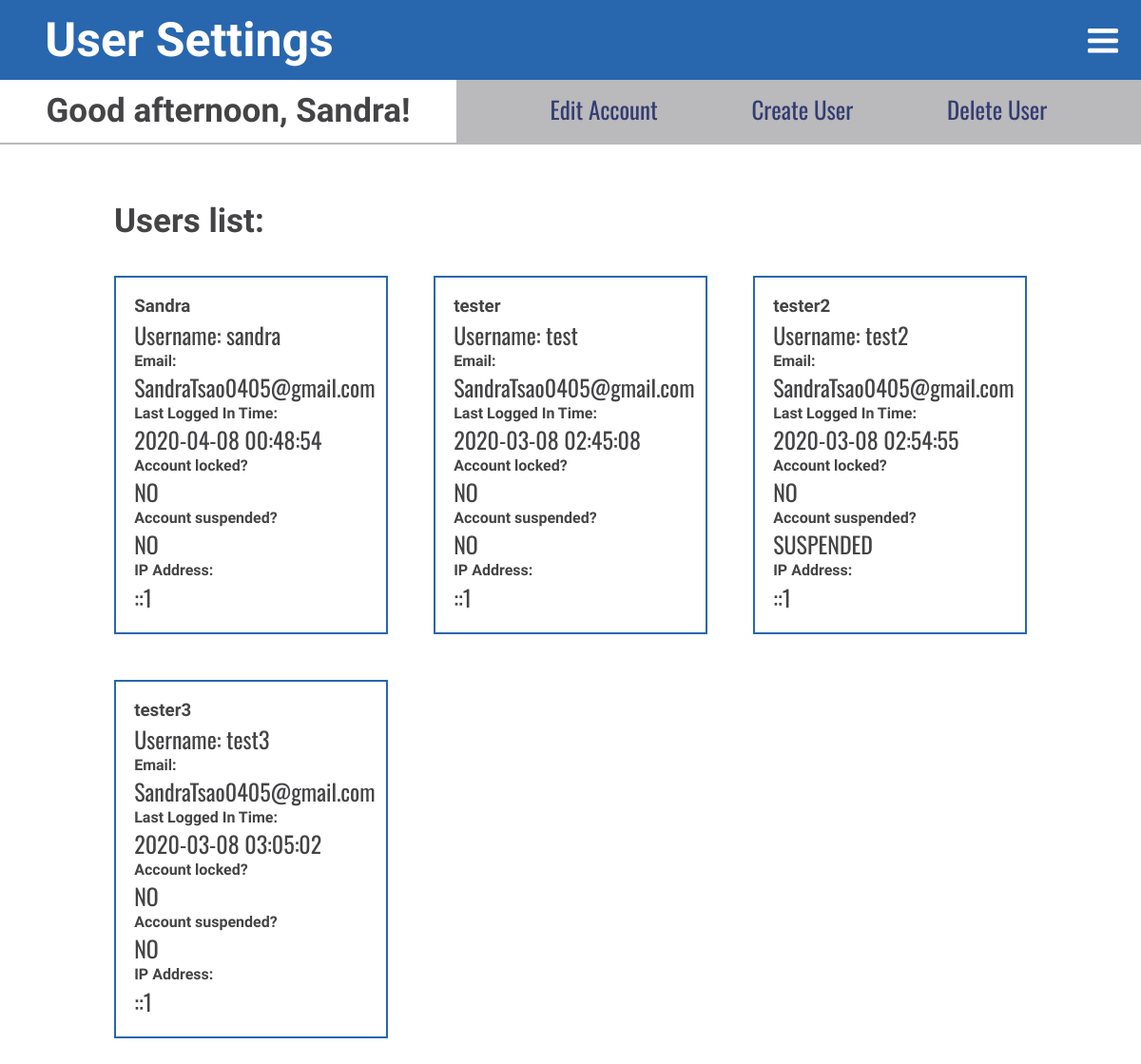
Before: /includes/admin/admin_user_page.php (signed in) with the older database file.
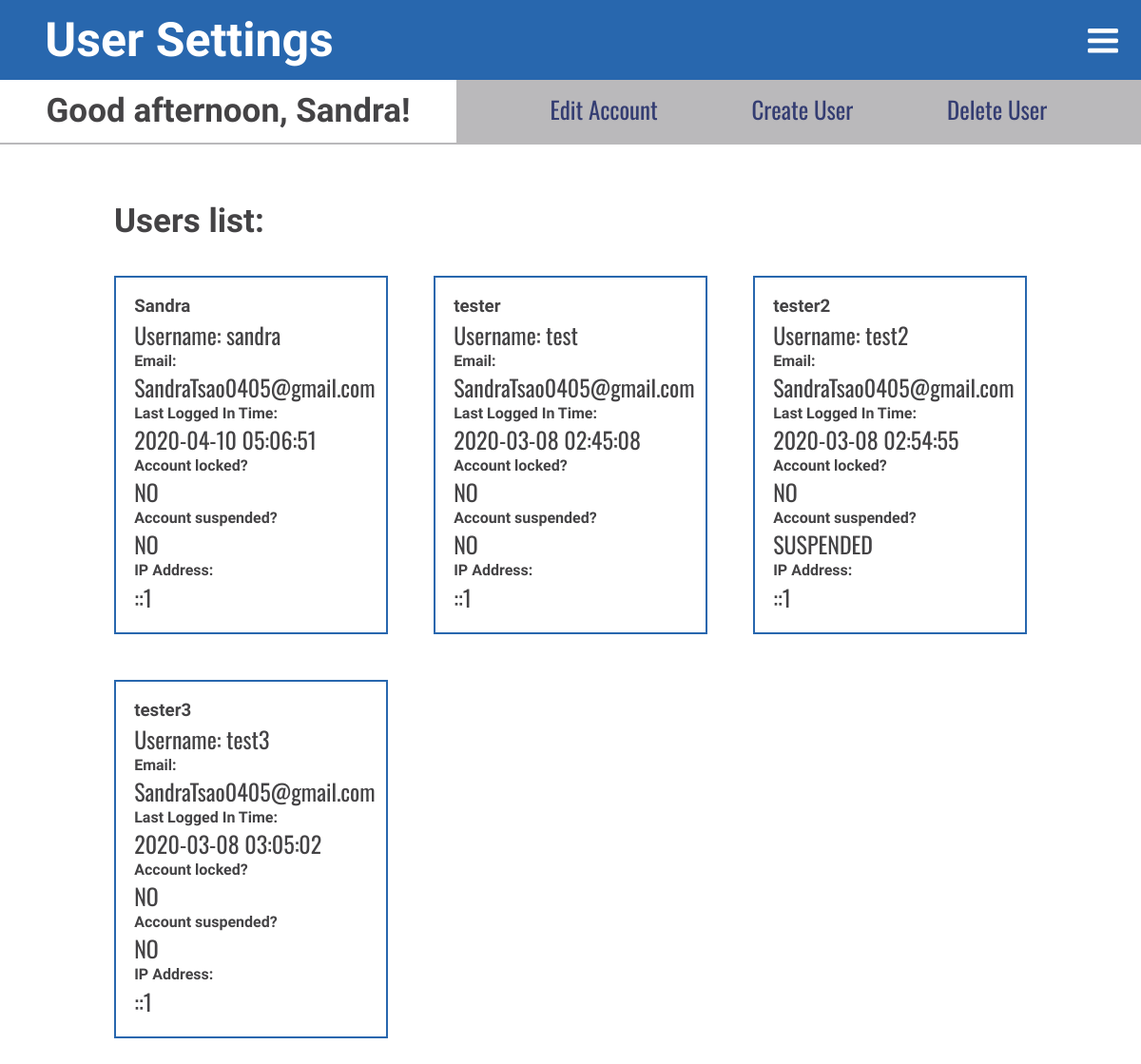
After: the same page with the newer database file.
### tables this page shows
CREATE TABLE `tbl_user` (
  `user_id` int(11) NOT NULL,
  `user_fname` varchar(60) NOT NULL,
  `user_name` varchar(50) DEFAULT NULL,
  `user_pass` varchar(60) NOT NULL,
  `user_email` varchar(150) NOT NULL,
  `user_lastlogin` timestamp NOT NULL DEFAULT CURRENT_TIMESTAMP,
  `user_currentlogin` timestamp NOT NULL DEFAULT CURRENT_TIMESTAMP,
  `user_ip` varchar(30) NOT NULL,
  `user_locked` varchar(3) NOT NULL,
  `user_attempts` varchar(2) NOT NULL,
  `user_fail_start` timestamp NULL DEFAULT NULL,
  `user_new` varchar(5) NOT NULL,
  `user_newstart` timestamp NOT NULL DEFAULT CURRENT_TIMESTAMP,
  `user_sus` varchar(10) NOT NULL
);

### includes/admin/scripts/cms.php (called while the page is built, shortened)
<?php
function greeting() {
    $nowtime = date("G");
    if($nowtime <= 10 && $nowtime >= 0){
        return 'Good morning';
    }else if($nowtime >= 11 && $nowtime <= 17){
        return 'Good afternoon';
    }else{
        return 'Good evening';
    }
}

### includes/admin/scripts/user.php (called while the page is built, shortened)
<?php
function getAllUsers(){
    $pdo = Database::getInstance()->getConnection();
    $get_user_query = 'SELECT * FROM tbl_user';
    $users = $pdo->query($get_user_query);
    if($users){
        return $users;
    }else{
        return false;
    }
}

### includes/admin/admin_user_page.php (the view, shortened to what this page needs)
<?php
    $getUsers = getAllUsers();
    $message = greeting();
?>
<!DOCTYPE html>
<html lang="en">
<head>
    <?php include '../template/head.php'; ?>
</head>
<body>
    <div class="userCMS">
        <header>
            <h1>User Settings</h1>
        <?php include '../template/header.php'; ?>
        <div id="userIndex">
            <div id="topSec">
                <h3><?php echo !empty($message)?$message: ''; ?>, <?php echo $_SESSION['user_fname']; ?>!</h3>
                <div class="topSecRow">
                    <a href="admin_edit_account.php">Edit Account</a>
                    <a href="admin_create_user.php">Create User</a>
                    <a href="admin_delete_user.php">Delete User</a>
                </div>
            </div>
            <main>
                <h2>Users list:</h2>
                <div id="dashP">
                    <?php while($row = $getUsers->fetch(PDO::FETCH_ASSOC)):?>
                    <div class="users-list">
                        <h3><?php echo $row['user_fname'];?></h3>
                        <p>Username: <?php echo $row['user_name'];?></p>
                        <h4>Email:</h4>
                        <p><?php echo $row['user_email'];?></p>
                        <h4>Last Logged In Time:</h4>
                        <p><?php echo $row['user_lastlogin'];?></p>
                        <h4>Account locked?</h4>
                        <p><?php echo $row['user_locked'];?></p>
                        <h4>Account suspended?</h4>
                        <p><?php echo $row['user_sus'];?></p>
                        <h4>IP Address:</h4>
                        <p><?php echo $row['user_ip'];?></p>
                    </div>
                    <?php endwhile;?>
                </div>
            </main>
        </div>
    </div>
</body>
</html>

### includes/template/head.php (shortened to what this page needs)
<link rel="stylesheet" href="../../css/main.css">

### includes/template/header.php (shortened to what this page needs)
    <div class="mainNavCon">
    </div>
</header>

### css/main.css (style rules this page uses)
html { box-sizing:border-box;font-size:16px }
*,*:before,*:after { box-sizing:inherit }
body,h1,h2,h3,h4,h5,h6,p,ol,ul { margin:0;padding:0;font-weight:normal }
html,body { height:100%;max-width:100vw;scroll-behavior:smooth }
body { font-family:acumin-pro,sans-serif;color:#444345 }
h1,h2,h3,h4,h5 { font-family:neuzeit-grotesk,sans-serif;line-height:1.2em;font-weight:bold }
a { cursor:pointer;text-decoration:none }
::placeholder { font-family:acumin-pro,sans-serif;font-size:.8em }
p { line-height:1.5em }
@media screen and (min-width: 700px) { p { font-size:1.1em } }
@media screen and (min-width: 1050px) { p { font-size:1.5em } }
@media screen and (min-width: 1050px) { ::placeholder { font-size:1em } }
.userCMS h1,.userCMS h2,.userCMS h3,.userCMS h4 { font-family:"Teko",Impact,sans-serif }
.userCMS p,.userCMS a { font-family:"Oswald","Roboto",sans-serif;text-decoration:none }
.userCMS header { display:flex;flex-direction:row;justify-content:space-between;padding:3%;background-color:#2867ae;color:#fff }
.userCMS header h1 { font-size:30px }
.userCMS .mainNavCon #hamburger_menu { width:30px;margin-top:5px;z-index:99 }
.userCMS #userIndex #topSec h3 { text-align:center;margin-top:2% }
.userCMS #userIndex #topSec .topSecRow { display:flex;flex-direction:row;justify-content:space-around;margin-top:2%;background-color:#bab9bb;padding-top:2%;padding-bottom:2% }
.userCMS #userIndex #topSec .topSecRow a { color:#343d72 }
.userCMS #userIndex main h2 { font-size:30px;width:80%;margin-left:auto;margin-right:auto;margin-top:5% }
.userCMS #userIndex main #dashP { width:80%;margin-left:10%;margin-right:10%;margin-top:5% }
.userCMS #userIndex main #dashP .users-list { border:#2867ae 2px solid;padding:5%;margin-bottom:5% }
@media screen and (min-width: 768px) { .userCMS header { padding:2% } }
@media screen and (min-width: 768px) { .userCMS header h1 { font-size:40px;margin-left:3% } }
@media screen and (min-width: 768px) { .userCMS .mainNavCon #hamburger_menu { margin-top:12px } }
@media screen and (min-width: 768px) { .userCMS #userIndex #topSec { display:flex;flex-direction:row;justify-content:space-between;width:100% } }
@media screen and (min-width: 768px) { .userCMS #userIndex #topSec h3 { width:40%;text-align:center;margin-top:0%;padding-top:2%;padding-bottom:2%;font-size:30px;border-bottom:#bab9bb 2px solid } }
@media screen and (min-width: 768px) { .userCMS #userIndex #topSec .topSecRow { width:60%;justify-content:space-evenly;margin-top:0%;padding-top:2.5% } }
@media screen and (min-width: 768px) { .userCMS #userIndex #topSec .topSecRow a { font-size:22px } }
@media screen and (min-width: 768px) { .userCMS #userIndex main h2 { font-size:35px } }
@media screen and (min-width: 768px) { .userCMS #userIndex main #dashP { margin-top:3%;display:flex;flex-direction:row;flex-wrap:wrap;justify-content:space-between } }
@media screen and (min-width: 768px) { .userCMS #userIndex main #dashP .users-list { width:45% } }
@media screen and (min-width: 1000px) { .userCMS header { padding:1% } }
@media screen and (min-width: 1000px) { .userCMS header h1 { font-size:50px } }
@media screen and (min-width: 1000px) { .userCMS .mainNavCon { margin-right:1% } }
@media screen and (min-width: 1000px) { .userCMS .mainNavCon #hamburger_menu { margin-top:18px;width:32px } }
@media screen and (min-width: 1000px) { .userCMS #userIndex #topSec h3 { padding-top:1%;padding-bottom:1%;font-size:35px } }
@media screen and (min-width: 1000px) { .userCMS #userIndex #topSec .topSecRow { padding-top:1%;padding-bottom:1% } }
@media screen and (min-width: 1000px) { .userCMS #userIndex #topSec .topSecRow a { font-size:25px } }
@media screen and (min-width: 1000px) { .userCMS #userIndex main h2 { font-size:35px;width:80% } }
@media screen and (min-width: 1000px) { .userCMS #userIndex main #dashP { margin-top:3% } }
@media screen and (min-width: 1000px) { .userCMS #userIndex main #dashP .users-list { width:30%;padding:2% } }

Changed rows visible on the page:
changed tbl_user "sandra": user_lastlogin "2020-04-08 00:48:54" → "2020-04-10 05:06:51"
